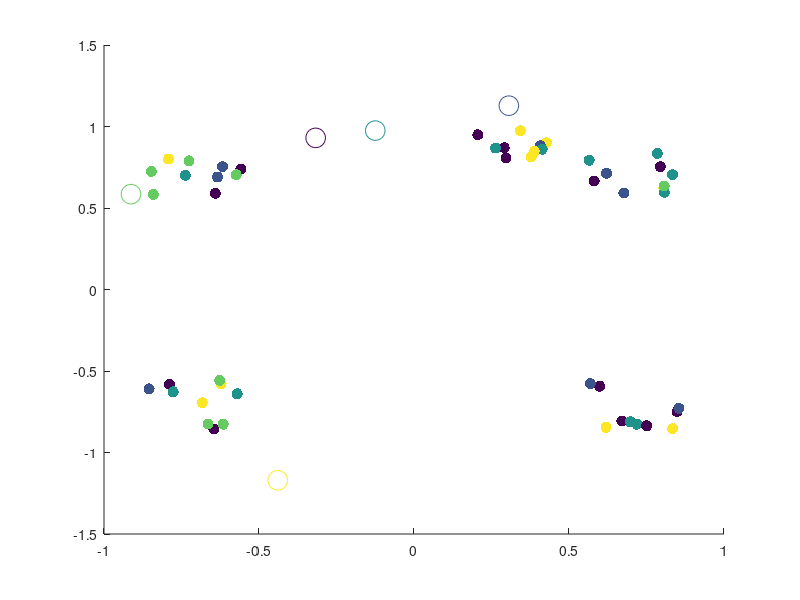

This figure's MATLAB source: (Note: this script raises an error after producing the figure.)
%% Random Initalization
% yeet
% Topic I.6 - Alternating Minimization Scheme Algorithm for k-Means Clustering*
% 
% Clear the workspace and close all figure windows     

close all; clear all;

load Q1data.mat; 

[n,m]= size(XData); 

% Set the number of clusters (k)
k=5;

% Assign each data vector, randomly to one of the k clusters
IndexSet = randi(k,n,1);

% Plot the data
scatter(XData(:,1),XData(:,2),64,IndexSet,'filled');
hold on

% Create data structures to store the weight vectors for cluster (c), and the 
% weight vectors from the previous iteration (cPrev)
c = zeros(k,m);
cPrev = zeros(k,m);

% Randomly initialize the weight vectors so that each component is sampled from 
% the interval [-1,1]
c = -1.2 + 2.4*rand(k,m);

% Plot the initial weight vectors
scatter(c(:,1),c(:,2),200,linspace(1,k,k))
hold off
pause



%% K++ initalization 

close all; clear all; clc;
% for funsies attempt at k++ initalization 

% 100 2-dimensional points, each points is a vector! 
%hopefully this is like quakes data
load Q1data.mat


%number of clusters; 
k =4; 

[n,m]=size(XData);



[c,IndexSet]= KPlusPlusInit(XData,k);




% Plot the data
scatter(XData(:,1),XData(:,2),64,IndexSet,'filled');
hold on
scatter(c(:,1),c(:,2),200,linspace(1,k,k))
hold off

%% The Alternating Minimization Scheme
doneFlag=0;

% Keep alternating updates to weight vectors and cluster assignments until weight 
% vectors no longer change their locations

while (~doneFlag)

    % Update the weight vectors in each cluster via the centroid formula
    for i=1:k 

        % Find the indices for all data vectors currently in cluster i
        ClusterIndices = find(IndexSet==i);

        % Find the number of data vectors currently in cluster i
        NumVecsInCluster = size(ClusterIndices,1);

        % Create a data structure to store weight vector for the current
        % cluster
        c(i,:)=0; 

        % Update cluster vector using the centroid formula
        for j=1:NumVecsInCluster
            for l=1:m
                c(i,l) = c(i,l) + XData(ClusterIndices(j,1),l)/NumVecsInCluster;
            end
        end

    end

    % Plot the updated weight vectors for each cluster
    scatter(XData(:,1),XData(:,2),64,IndexSet,'filled')
    hold on
    scatter(c(:,1),c(:,2),200,linspace(1,k,k))
    %pause
    
    % Now reassign all data vectors to the closest weight vector (cluster)

    % Create a data structure to store closest weight vector for each data
    % point
    closestCluster=zeros(n,1);

    % Reassign each data vector to the new, closest cluster
    for d=1:n

        % Store the coordinates of the current data vector
        xD = XData(d,:);

        % Set the minimum distance tracker to be a very large number
        sqDistMin=1e16;

        % Find the closest weight vector (cluster) to the current data
        % vector
        for i=1:k
            sqDist = norm(c(i,:)-xD,2);

            % If the distance is less than the current min, assign the
            % current data vector to this cluster
            if sqDist<sqDistMin
                closestCluster(d)=i;
                sqDistMin=sqDist;
            end

        end
    end

    % Update the assignments of the data vectors to their new clusters
    IndexSet = closestCluster;
    
    % Plot the data and the updated weight vectors
    hold off
    scatter(XData(:,1),XData(:,2),64,IndexSet,'filled')
    hold on
    scatter(c(:,1),c(:,2),200,linspace(1,k,k))
    hold off
    %pause
    
    % Terminate the alternating scheme if the weight vectors are unaltered
    % relative to the previous iteration
    if c==cPrev
        doneFlag=1;
    else
        cPrev=c;
    end
end


%% Calculation of Overall Coherence

% computes overall coherence AFTER K-Means! 
OvCo=oaco(XData,IndexSet,c)



%% 10 initalizations

close all; clear all; clc;



% 50  2-dimensional points, each points is a vector! 
%hopefully this is like quakes data
load Q1data.mat



rng(33)

% initalization :) heh
OvCO_forkPP = zeros(1,10);
OvCO_forRand = zeros(1,10); 
% number of clusters


k=5; 


% random initalization;

for realz = 1:10
    [n,m]= size(XData);
    IndexSeti = randi(k,n,1);
    ci = -1.2 + 2.4*rand(k,m);
    
    % scatter(XData(:,1),XData(:,2),64,IndexSeti,'filled')
    %     hold on
    %     scatter(ci(:,1),ci(:,2),200,linspace(1,k,k))
    %     hold off
    %     pause 
    %     
    
    % this runs the k-means algorithim
    [IndexSetf,cf]= kmeans493(XData,k,IndexSeti,ci);
    OvCo=oaco(XData,IndexSetf,cf);
    OvCO_forRand(:,realz) = OvCo ; % this creates a vector of the overall coherence
    
    %   scatter(XData(:,1),XData(:,2),64,IndexSetf,'filled')
    %     hold on
    %     scatter(cf(:,1),cf(:,2),200,linspace(1,k,k))
    %     hold off


end 


%k++ initalization 
for realz = 1:10  

    [ci,IndexSeti]=KPlusPlusInit(XData,k);
    
    %  scatter(XData(:,1),XData(:,2),64,IndexSeti,'filled')
    %     hold on
    %     scatter(ci(:,1),ci(:,2),200,linspace(1,k,k))
    %     hold off
    %     pause 
        
        %runs k means
   
    %uses a random     scheme for intial index
    %[IndexSetf,cf]= kmeans493(XData,k,randi(k,size(XData,1),1),ci);    
    [IndexSetf,cf]= kmeans493(XData,k,IndexSeti,ci);
    
    OvCo=oaco(XData,IndexSetf,cf);
    OvCO_forkPP(:,realz) = OvCo ; 
    
    %   scatter(XData(:,1),XData(:,2),64,IndexSetf,'filled')
    %     hold on
    %     scatter(cf(:,1),cf(:,2),200,linspace(1,k,k))
    %     hold off
end 




mean(OvCO_forkPP)
mean(OvCO_forRand)



%% Elbow Method

clc; clear all; close all; 

load Q1data.mat

suck =8; 
initalz =5; 

% rows is number of initlizations we use, coloumns is values of k 
% for each initilization scheme
mat2PlotKPP = zeros(initalz,suck); 
mat2PlotRand =zeros(initalz,suck); 

for k=1:suck
   
    
    for realz = 1:initalz

    [ci,IndexSeti]=KPlusPlusInit(XData,k);
        
        %runs k means
        
    [IndexSetf,cf]= kmeans493(XData,k,IndexSeti,ci);
    
    OvCo=oaco(XData,IndexSetf,cf);
    mat2PlotKPP(realz,k) = OvCo; 
    end 
    
    
    
     for realz = 1:initalz

    [n,m]= size(XData);
    IndexSeti = randi(k,n,1);
    ci = -1.2 + 2.4*rand(k,m);
        
        %runs k means
        
    [IndexSetf,cf]= kmeans493(XData,k,IndexSeti,ci);
    
    OvCo=oaco(XData,IndexSetf,cf);
    mat2PlotRand(realz,k) = OvCo; 
     end 
    
    
    
end 



subplot(1,2,1)
for iter = 1:5
    plot(1:suck, mat2PlotKPP(iter,:),'LineWidth',1.5,'Marker',"*",'LineStyle','--')
    hold on;
    title('Elbow Plot for K++ Initalization')
    xlabel('Number of Clusters (k)')
    ylabel('Overall Coherence y')
    %rectangle('Position',[4-1 7-1 1 1],'Curvature',[.5 .5]) 
    %legend('Realiz 1','Realiz 4','Realiz 3','Realiz 4','Realiz 5')
    grid on;
end 



hold on; 

subplot(1,2,2)
for iter = 1:5
    plot(1:suck, mat2PlotRand(iter,:),'LineWidth',1.5,'Marker',"*",'LineStyle','--')
     hold on;
    title('Elbow Plot for Random Initalization')
    xlabel('Number of Clusters (k)')
    ylabel('Overall Coherence y')
    legend('Realiz 1','Realiz 4','Realiz 3','Realiz 4','Realiz 5')
    grid on;
end 




%% MNIST PART 3

close all; 
numim = 100; % number of images
% use parts of Haider Code to extract data frame from 100 images 
% 400 cols for 20 x 20 pizels 

%ovco badd at large k FYI

[XDataM ,labels2test]= DatHaider(numim);

% use k = 6 from jamie elbow! 
k_fromelbow=6;
    

%initalizes and does kmeans 
[c,IndexSeti]=KPlusPlusInit(XDataM,k_fromelbow,42);
[IndexSetf, cf] = kmeans493(XDataM,k_fromelbow,IndexSeti,c);

% for the  cluster we...
for val_k= 1:k_fromelbow 

    figure(val_k)    

    str = sprintf('Images associated with Cluster %d', val_k);



% look at all the points in this cluster from k means 
    for i=1:sum(IndexSetf==val_k)
       % creates the rows and coloumns for images in a cluster
        rows_img = round(numim/10);
        cols_img = round(numim/10);
       %creates a subplot for a certain cluster k
       subplot(rows_img,cols_img,i)
       title(str)
       %and shows all the images associated with that cluster
       Cluster_image = XDataM(IndexSetf==val_k,:);
       currImg = reshape(Cluster_image(i,:),[20,20]);
       imshow(currImg,'InitialMagnification',1000) 
    end
    
    
% cluster 1 is 1     
% cluster 2 is zero 
% cluster 3 is 3
% cluster 4 is 2 
% cluster 5 is 4  
% cluster 6 is 0


end 

%% SUccess score

% done with my eyeball 
% we see the number that occurs the most in each figure!
ClusterMostOccurNum = [1 0 3 2 4 0];


expLabs = zeros(100,1); 

for val_k = 1:k_fromelbow
    WhereImagesR=IndexSetf==val_k;
    expLabs = ClusterMostOccurNum(val_k).*(WhereImagesR)+expLabs ;
end 


SucScore = sum(expLabs == labels2test)/100;

SucScore*100

%% Bonus Part


BonusSuck = 10; 

  
numim = 100; % number of images
% use parts of Haider Code to extract data frame from 100 images 
% 400 cols for 20 x 20 pizels 

%ovco badd at large k FYI

[XDataM ,labels2test]= DatHaider(numim);

SucScoresforAll = zeros(1,8);

for k_to_test =3:BonusSuck
    


        %initalizes and does kmeans 
        [c,IndexSeti]=KPlusPlusInit(XDataM,k_to_test,42);
        [IndexSetf, cf] = kmeans493(XDataM,k_to_test,IndexSeti,c);
        
        
        MostOccurNum = zeros(1,k_to_test);
        
        % for the  cluster we...
        for val_k= 1:k_to_test
         MostOccurNum(val_k)  =  mode(labels2test(IndexSetf==val_k));
        end 

        
        expLabs = zeros(100,1); 

        for val_k = 1:k_to_test
            WhereImagesR=IndexSetf==val_k;
            expLabs = MostOccurNum(val_k).*(WhereImagesR)+expLabs ;
        end 


        SucScore = sum(expLabs == labels2test)/100;

        SucScoresforAll(val_k-2)= SucScore; 
        
end 



plot(3:BonusSuck,SucScoresforAll,'*-')
